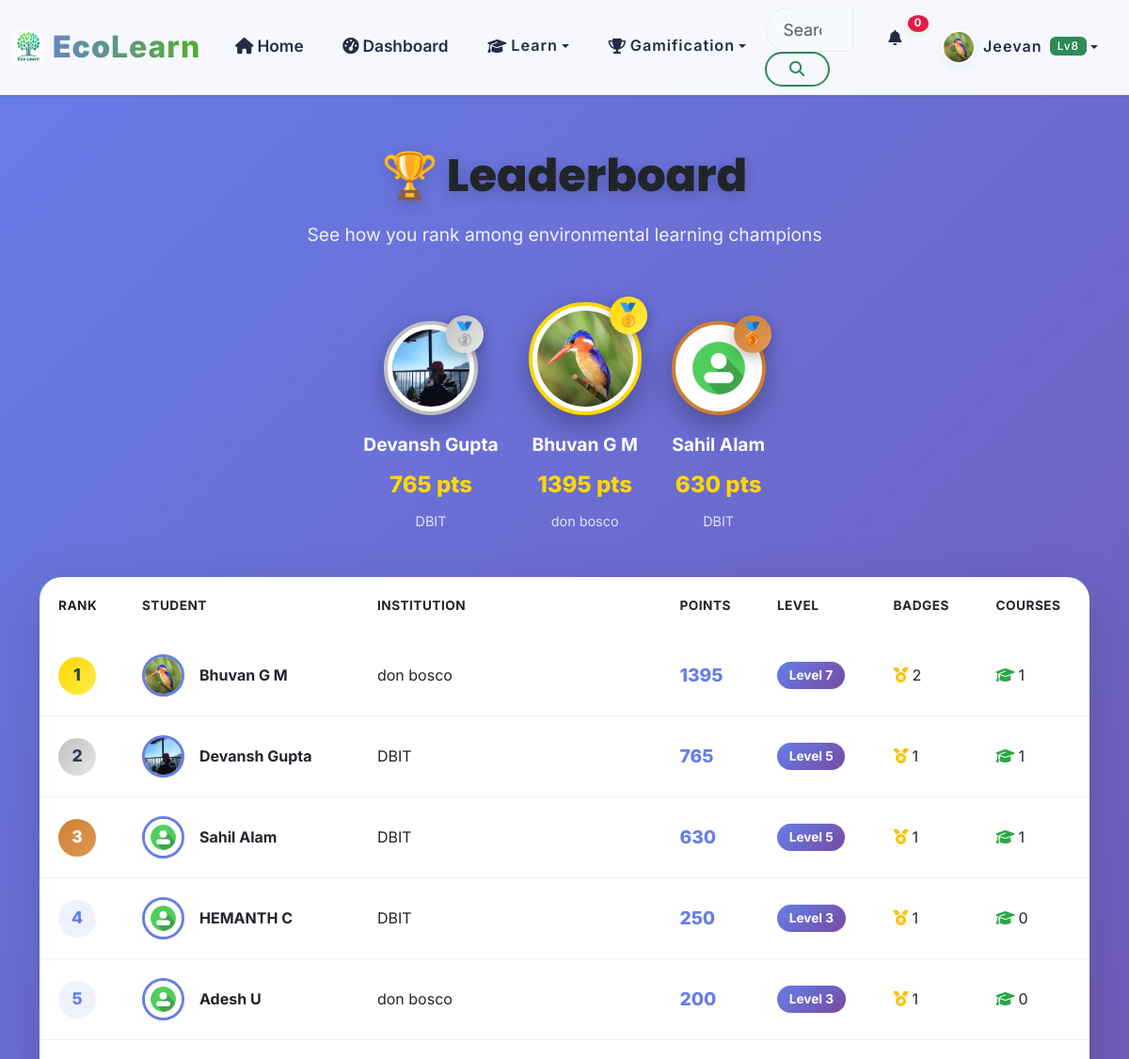
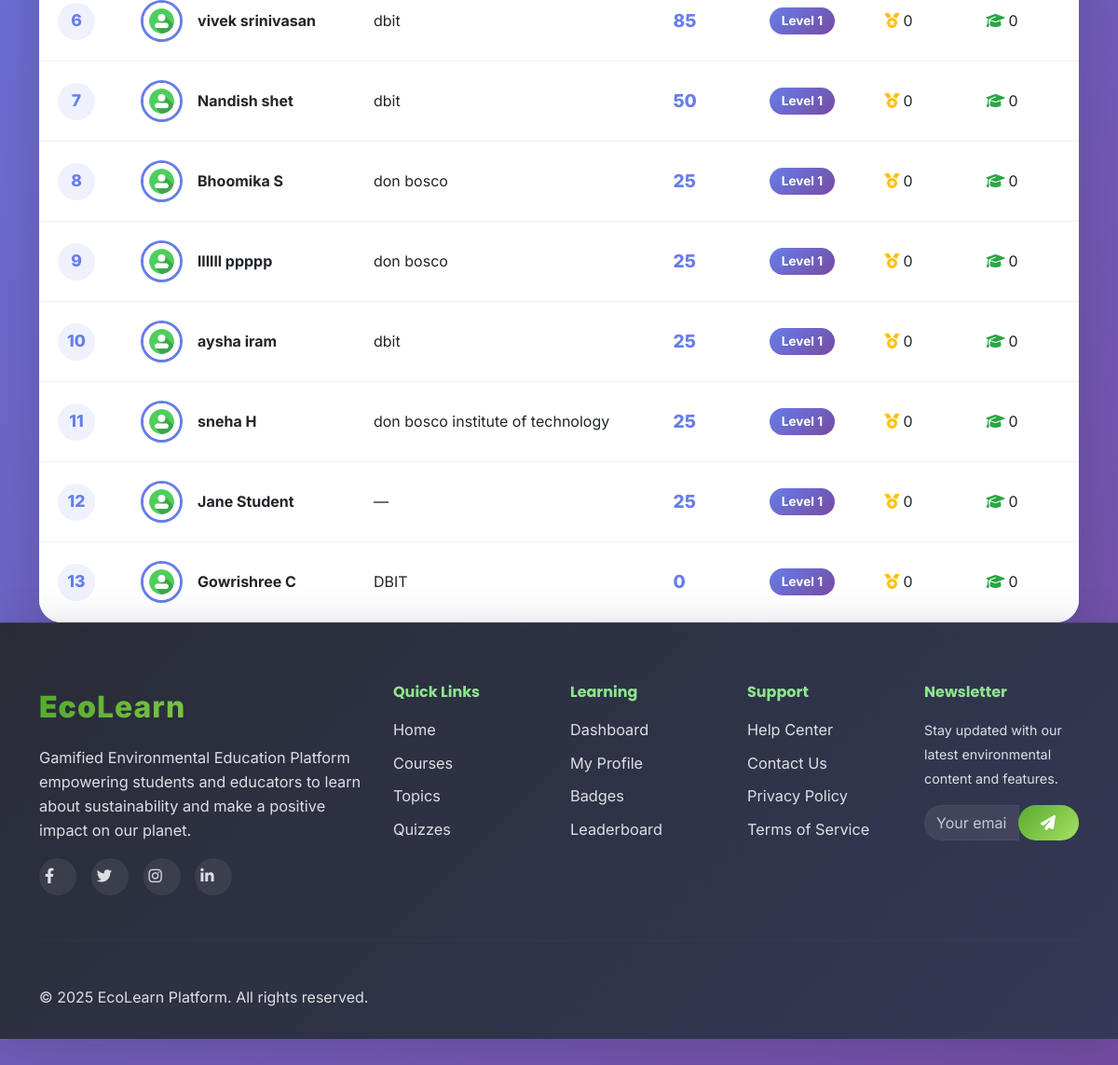
Screenshot of /leaderboard/ (signed in) with the database file from the repository (2 pictures, top to bottom).
### apps/accounts/models.py (models this page shows, shortened)
class User(AbstractUser):
    email = models.EmailField(unique=True)
    first_name = models.CharField(max_length=30)
    last_name = models.CharField(max_length=30)
    USER_TYPES = (
        ('student', 'Student'),
        ('teacher', 'Teacher'),
        ('admin', 'Administrator'),
    )
    user_type = models.CharField(max_length=20, choices=USER_TYPES, default='student')
    institution = models.CharField(max_length=100, blank=True)
    grade_level = models.CharField(max_length=20, blank=True)
    student_id = models.CharField(max_length=100, blank=True)  # NEW
    avatar = models.ImageField(upload_to='avatars/', blank=True, null=True)
    bio = models.TextField(max_length=500, blank=True)
    date_of_birth = models.DateField(blank=True, null=True)
    phone = models.CharField(max_length=20, blank=True)  # NEW
    total_points = models.IntegerField(default=0)
    level = models.IntegerField(default=1)
    experience_points = models.IntegerField(default=0)
    last_login_streak = models.IntegerField(default=0)
    total_lessons_completed = models.IntegerField(default=0)
    total_quizzes_taken = models.IntegerField(default=0)
    preferred_language = models.CharField(max_length=10, default='en')
    notifications_enabled = models.BooleanField(default=True)
    email_notifications = models.BooleanField(default=False)
    show_on_leaderboard = models.BooleanField(default=True)
    learning_style = models.CharField(max_length=50, blank=True)
    created_at = models.DateTimeField(auto_now_add=True)
    updated_at = models.DateTimeField(auto_now=True)
    is_verified = models.BooleanField(default=False)
    USERNAME_FIELD = 'email'
    REQUIRED_FIELDS = ['username', 'first_name', 'last_name']
    class Meta:
        db_table = 'users'
        verbose_name = 'User'
        verbose_name_plural = 'Users'

### apps/core/views.py (the view)
# urls.py: path('leaderboard/', views.LeaderboardView.as_view(), name='leaderboard'),
class LeaderboardView(LoginRequiredMixin, TemplateView):
    template_name = 'core/leaderboard.html'
    def get_context_data(self, **kwargs):
        context = super().get_context_data(**kwargs)
        from apps.gamification.models import UserProgress, UserBadge
        User = get_user_model()
        users = User.objects.filter(is_active=True, user_type='student', show_on_leaderboard=True)
        user_rows = []
        for user in users:
            try:
                progress = user.progress
            except Exception:
                progress, _ = UserProgress.objects.get_or_create(user=user)
            badges_count = UserBadge.objects.filter(user=user).count()
            courses_completed = getattr(progress, 'courses_completed', 0)
            user_rows.append({
                'user': user,
                'full_name': getattr(user, 'get_full_name', lambda: user.username)(),
                'institution': getattr(user, 'institution', ''),
                'points': progress.total_points,
                'level': getattr(progress, 'get_level', lambda: 1)() if hasattr(progress, 'get_level') else 1,
                'badges': badges_count,
                'courses_completed': courses_completed
            })
        user_rows.sort(key=lambda v: v['points'], reverse=True)
        for idx, ur in enumerate(user_rows):
            ur['rank'] = idx + 1
        context['leaderboard'] = user_rows
        return context

### templates/core/leaderboard.html (shortened to what this page needs)
{% extends 'base.html' %}
{% load static %}
{% block body_class %}leaderboard-page{% endblock %}
{% block content %}
<div class="leaderboard-header">
    <div class="container">
        <h1 class="header-title">🏆 Leaderboard</h1>
        <p class="header-subtitle">See how you rank among environmental learning champions</p>
    </div>
</div>
<div class="container">
    {% if leaderboard %}
    {% with podium=leaderboard|slice:":3" %}
    {% if podium|length >= 3 %}
    <div class="podium-section">
        <div class="podium-container">
            <div class="podium-place podium-rank-2">
                <div class="podium-avatar">
                    <img src="{% if podium.1.user.avatar %}{{ podium.1.user.avatar.url }}{% else %}{% static 'images/avatars/default.png' %}{% endif %}"
                         alt="{{ podium.1.full_name }}"
                         class="w-100 h-100 rounded-circle" style="object-fit:cover;">
                    <div class="podium-medal">🥈</div>
                </div>
                <div class="podium-name">{{ podium.1.full_name }}</div>
                <div class="podium-points">{{ podium.1.points }} pts</div>
                <div class="podium-institution">{{ podium.1.institution|default:"—" }}</div>
            </div>
            <div class="podium-place podium-rank-1">
                <div class="podium-avatar">
                    <img src="{% if podium.0.user.avatar %}{{ podium.0.user.avatar.url }}{% else %}{% static 'images/avatars/default.png' %}{% endif %}"
                         alt="{{ podium.0.full_name }}"
                         class="w-100 h-100 rounded-circle" style="object-fit:cover;">
                    <div class="podium-medal">🥇</div>
                </div>
                <div class="podium-name">{{ podium.0.full_name }}</div>
                <div class="podium-points">{{ podium.0.points }} pts</div>
                <div class="podium-institution">{{ podium.0.institution|default:"—" }}</div>
            </div>
            <div class="podium-place podium-rank-3">
                <div class="podium-avatar">
                    <img src="{% if podium.2.user.avatar %}{{ podium.2.user.avatar.url }}{% else %}{% static 'images/avatars/default.png' %}{% endif %}"
                         alt="{{ podium.2.full_name }}"
                         class="w-100 h-100 rounded-circle" style="object-fit:cover;">
                    <div class="podium-medal">🥉</div>
                </div>
                <div class="podium-name">{{ podium.2.full_name }}</div>
                <div class="podium-points">{{ podium.2.points }} pts</div>
                <div class="podium-institution">{{ podium.2.institution|default:"—" }}</div>
            </div>
        </div>
    </div>
    {% endif %}
    {% endwith %}
    <div class="leaderboard-table-card">
        <div class="table-responsive">
            <table class="table leaderboard-table">
                <thead>
                    <tr>
                        <th>Rank</th>
                        <th>Student</th>
                        <th>Institution</th>
                        <th>Points</th>
                        <th>Level</th>
                        <th>Badges</th>
                        <th>Courses</th>
                    </tr>
                </thead>
                <tbody>
                    {% for entry in leaderboard %}
                    <tr {% if user.id == entry.user.id %}class="user-row"{% endif %}>
                        <td>
                            <span class="rank-badge {% if entry.rank == 1 %}rank-1{% elif entry.rank == 2 %}rank-2{% elif entry.rank == 3 %}rank-3{% else %}rank-other{% endif %}">
                                {{ entry.rank }}
                            </span>
                        </td>
                        <td>
                            <a href="{% url 'core:public_profile' entry.user.username %}" class="d-flex align-items-center text-decoration-none text-dark">
                                <img src="{% if entry.user.avatar %}{{ entry.user.avatar.url }}{% else %}{% static 'images/avatars/default.png' %}{% endif %}"
                                     alt="{{ entry.full_name }}"
                                     class="user-avatar-small" style="object-fit:cover;">
                                <div>
                                    <div class="fw-bold">{{ entry.full_name }}</div>
                                </div>
                            </a>
                        </td>
                        <td>{{ entry.institution|default:"—" }}</td>
                        <td><span class="points-display">{{ entry.points }}</span></td>
                        <td><span class="level-badge">Level {{ entry.level }}</span></td>
                        <td><i class="fas fa-medal text-warning me-1"></i>{{ entry.badges }}</td>
                        <td><i class="fas fa-graduation-cap text-success me-1"></i>{{ entry.courses_completed }}</td>
                    </tr>
                    {% endfor %}
                </tbody>
            </table>
        </div>
    </div>
    {% endif %}
</div>
{% endblock %}

### templates/base.html (shortened to what this page needs)
<!DOCTYPE html>
<html lang="en">
<head>
    <link href="https://cdn.jsdelivr.net/npm/bootstrap@5.3.0/dist/css/bootstrap.min.css" rel="stylesheet">
    <link rel="stylesheet" href="https://cdnjs.cloudflare.com/ajax/libs/font-awesome/6.4.0/css/all.min.css">
    {% load static %}
    <link rel="stylesheet" href="{% static 'css/base.css' %}">
</head>
<body class="{% block body_class %}{% endblock %}" data-authenticated="{% if user.is_authenticated %}true{% else %}false{% endif %}">
    {% include 'components/navigation.html' %}
    <main class="main-content">
        {% block content %}
        {% endblock %}
    </main>
    {% include 'components/footer.html' %}
</body>
</html>

### templates/components/navigation.html (shortened to what this page needs)
{% load static %}
<nav class="navbar navbar-expand-lg navbar-light bg-white shadow-sm fixed-top">
    <div class="container-fluid">
        <a class="navbar-brand d-flex align-items-center" href="{% url 'core:home' %}">
            <img src="{% static 'images/Logos.png' %}" alt="EEP Logo" class="navbar-logo me-2" style="height: 32px;">
            <span class="brand-text"><strong class="text-primary">Eco</strong><span class="text-success">Learn</span></span>
        </a>
        <div class="collapse navbar-collapse" id="navbarNav">
            <ul class="navbar-nav me-auto">
                <li class="nav-item">
                    <a class="nav-link {% if request.resolver_match.url_name == 'home' %}active{% endif %}" href="{% url 'core:home' %}">
                        <i class="fas fa-home me-1"></i>Home
                    </a>
                </li>
                {% if user.is_authenticated %}
                    {% if user.user_type != 'teacher' %}
                    <li class="nav-item">
                        <a class="nav-link {% if request.resolver_match.url_name == 'dashboard' %}active{% endif %}" href="{% url 'core:dashboard' %}">
                            <i class="fas fa-tachometer-alt me-1"></i>Dashboard
                        </a>
                    </li>
                    {% endif %}
                {% endif %}
                 {% if user.user_type != 'teacher' %}
                <li class="nav-item dropdown">
                    <button class="nav-link dropdown-toggle btn btn-link border-0 bg-transparent" type="button" data-bs-toggle="dropdown">
                        <i class="fas fa-graduation-cap me-1"></i>Learn
                    </button>
                </li>
                {% endif %}
                {% if user.is_authenticated %}
                <li class="nav-item dropdown">
                    <button class="nav-link dropdown-toggle btn btn-link border-0 bg-transparent" type="button" data-bs-toggle="dropdown">
                        <i class="fas fa-trophy me-1"></i>Gamification
                    </button>
                </li>
                {% endif %}
            </ul>
            <form class="d-flex me-3" role="search">
                <div class="input-group">
                    <input class="form-control search-input" type="search" placeholder="Search courses, topics..." aria-label="Search" id="globalSearch">
                    <button class="btn btn-outline-primary" type="submit">
                        <i class="fas fa-search"></i>
                    </button>
                </div>
            </form>
            <ul class="navbar-nav">
                {% if user.is_authenticated %}
                    <li class="nav-item dropdown">
                        <button class="nav-link notification-toggle btn btn-link border-0 bg-transparent" type="button" data-bs-toggle="dropdown">
                            <i class="fas fa-bell"></i>
                            <span class="notification-badge" id="notificationCount">0</span>
                        </button>
                    </li>
                    <li class="nav-item dropdown">
                        <button class="nav-link dropdown-toggle user-menu btn btn-link border-0 bg-transparent" type="button" data-bs-toggle="dropdown">
                            <img src="{% if user.avatar %}{{ user.avatar.url }}{% else %}{% static 'images/avatars/default.png' %}{% endif %}" alt="Profile" class="user-avatar me-2">
                            <span class="user-name">{{ user.first_name }}</span>
                            <span class="user-level badge bg-primary ms-2">Lv{{ user_level }}</span>
                        </button>
                    </li>
                {% endif %}
            </ul>
        </div>
    </div>
</nav>

### templates/components/footer.html (shortened to what this page needs)
{% load static %}
<footer class="footer">
    <div class="container">
        <div class="row">
            <div class="col-lg-4 col-md-6 mb-4">
                <div class="footer-brand mb-3">
                    <strong>Eco</strong><span style="color:#56ab2f;">Learn</span>
                </div>
                <p class="text-muted">
                    Gamified Environmental Education Platform empowering students and educators to learn about sustainability and make a positive impact on our planet.
                </p>
                <div class="social-links mt-3">
                    <a href="#"><i class="fab fa-facebook-f"></i></a>
                    <a href="#"><i class="fab fa-twitter"></i></a>
                    <a href="#"><i class="fab fa-instagram"></i></a>
                    <a href="#"><i class="fab fa-linkedin-in"></i></a>
                </div>
            </div>
            <div class="col-lg-2 col-md-6 mb-4">
                <h6 class="mb-3">Quick Links</h6>
                <ul class="list-unstyled">
                    <li><a href="{% url 'core:home' %}">Home</a></li>
                    <li><a href="{% url 'core:course_list' %}">Courses</a></li>
                    <li><a href="{% url 'core:topic_list' %}">Topics</a></li>
                    <li><a href="{% url 'assessments:quiz_list' %}">Quizzes</a></li>
                </ul>
            </div>
            <div class="col-lg-2 col-md-6 mb-4">
                <h6 class="mb-3">Learning</h6>
                <ul class="list-unstyled">
                    {% if user.is_authenticated %}
                        <li><a href="{% url 'core:dashboard' %}">Dashboard</a></li>
                        <li><a href="{% url 'core:profile' %}">My Profile</a></li>
                        <li><a href="{% url 'gamification:badges' %}">Badges</a></li>
                        <li><a href="{% url 'core:leaderboard' %}">Leaderboard</a></li>
                    {% else %}
                        <li><a href="{% url 'accounts:register' %}">Sign Up</a></li>
                        <li><a href="{% url 'accounts:login' %}">Login</a></li>
                    {% endif %}
                </ul>
            </div>
            <div class="col-lg-2 col-md-6 mb-4">
                <h6 class="mb-3">Support</h6>
                <ul class="list-unstyled">
                    <li><a href="#">Help Center</a></li>
                    <li><a href="#">Contact Us</a></li>
                    <li><a href="#">Privacy Policy</a></li>
                    <li><a href="#">Terms of Service</a></li>
                </ul>
            </div>
            <div class="col-lg-2 col-md-6 mb-4">
                <h6 class="mb-3">Newsletter</h6>
                <p class="text-muted"><small>Stay updated with our latest environmental content and features.</small></p>
                <form>
                    <div class="input-group mb-3">
                        <input type="email" class="form-control" placeholder="Your email" required>
                        <button class="btn btn-primary" type="submit">
                            <i class="fas fa-paper-plane"></i>
                        </button>
                    </div>
                </form>
            </div>
        </div>
        <hr class="my-4" />
        <div class="footer-bottom">
            <p class="text-muted mb-0">&copy; 2025 EcoLearn Platform. All rights reserved.</p>
        </div>
    </div>
</footer>

### rows the page displays
User: avatar (picture), first_name "Jeevan"
User: avatar (picture), institution "DBIT", rank "2", full_name "Devansh Gupta", points "765", level "5", badges "1", courses_completed "1"
User: avatar (picture), institution "don bosco", rank "1", full_name "Bhuvan G M", points "1395", level "7", badges "2", courses_completed "1"
User: institution "DBIT", rank "3", full_name "Sahil Alam", points "630", level "5", badges "1", courses_completed "1"
User: rank "4", full_name "HEMANTH C", institution "DBIT", points "250", level "3", badges "1", courses_completed "0"
User: rank "5", full_name "Adesh U", institution "don bosco", points "200", level "3", badges "1", courses_completed "0"
User: rank "6", full_name "vivek srinivasan", institution "dbit", points "85", level "1", badges "0", courses_completed "0"
User: rank "7", full_name "Nandish shet", institution "dbit", points "50", level "1", badges "0", courses_completed "0"
User: rank "8", full_name "Bhoomika S", institution "don bosco", points "25", level "1", badges "0", courses_completed "0"
User: rank "9", full_name "llllll ppppp", institution "don bosco", points "25", level "1", badges "0", courses_completed "0"
User: rank "10", full_name "aysha iram", institution "dbit", points "25", level "1", badges "0", courses_completed "0"
User: rank "11", full_name "sneha H", institution "don bosco institute of technology", points "25", level "1", badges "0", courses_completed "0"
User: rank "12", full_name "Jane Student", institution "—", points "25", level "1", badges "0", courses_completed "0"
User: rank "13", full_name "Gowrishree C", institution "DBIT", points "0", level "1", badges "0", courses_completed "0"

### other values shown
{{ user_level }} "8"
{{ podium.1.full_name }} "Devansh Gupta"
{{ podium.1.points }} "765"
{{ podium.0.full_name }} "Bhuvan G M"
{{ podium.0.points }} "1395"
{{ podium.2.full_name }} "Sahil Alam"
{{ podium.2.points }} "630"
